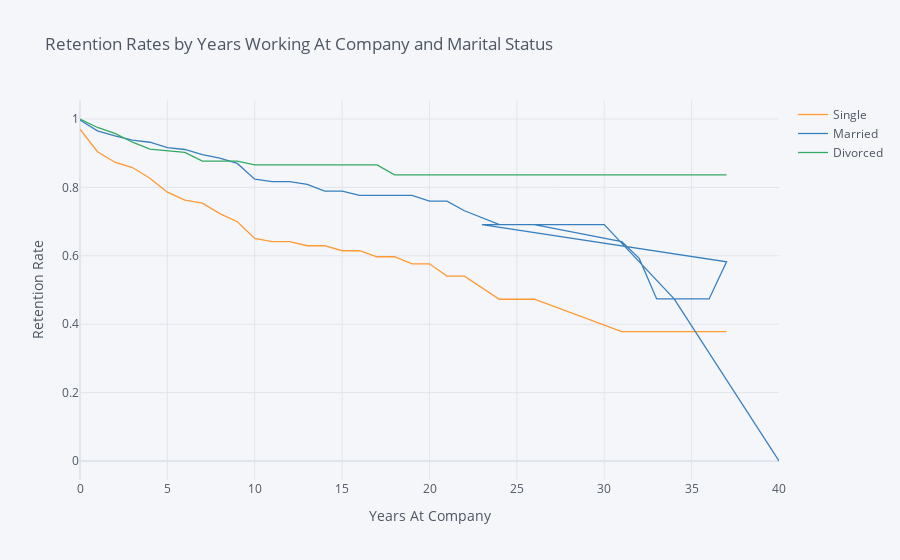

The code cell stored with this chart in its notebook:
### Markdown cell above
## 4. Let's switch to looking at retention rates from another demographic perspective: marital status. Generate and plot survival curves for the different marital statuses by number of years at the company.

### Code cell
rates = survival(data, 'MaritalStatus', 'YearsAtCompany', 'Attrition')

rates.iplot(kind='line', xTitle='Years At Company', yTitle='Retention Rate',
            title='Retention Rates by Years Working At Company and Marital Status')

### Figure 1 — Plotly figure (JSON) as saved in the notebook; plotly's stock layout.template omitted (floating-point values rounded to 4 significant figures)
{"data": [{"line": {"color": "rgba(255, 153, 51, 1.0)", "dash": "solid", "shape": "linear", "width": 1.3}, "mode": "lines", "name": "Single", "text": "", "type": "scatter", "x": [0, 1, 2, 3, 4, 5, 6, 7, 8, 9, 10, 11, 12, 13, 14, 15, 16, 17, 18, 19, 20, 21, 22, 24, 26, 31, 32, 33, 36, 37, 23, 25, 27, 29, 30, 34, 40], "y": [0.9702, 0.9044, 0.8736, 0.8581, 0.8268, 0.7861, 0.7628, 0.754, 0.7234, 0.6997, 0.6507, 0.6413, 0.6413, 0.6294, 0.6294, 0.6148, 0.6148, 0.5972, 0.5972, 0.5766, 0.5766, 0.5406, 0.5406, 0.473, 0.473, 0.3784, 0.3784, 0.3784, 0.3784, 0.3784, "", "", "", "", "", "", ""]}, {"line": {"color": "rgba(55, 128, 191, 1.0)", "dash": "solid", "shape": "linear", "width": 1.3}, "mode": "lines", "name": "Married", "text": "", "type": "scatter", "x": [0, 1, 2, 3, 4, 5, 6, 7, 8, 9, 10, 11, 12, 13, 14, 15, 16, 17, 18, 19, 20, 21, 22, 24, 26, 31, 32, 33, 36, 37, 23, 25, 27, 29, 30, 34, 40], "y": [0.997, 0.9654, 0.9506, 0.9381, 0.932, 0.9164, 0.9109, 0.8958, 0.8858, 0.8702, 0.8239, 0.817, 0.817, 0.8086, 0.7894, 0.7894, 0.7768, 0.7768, 0.7768, 0.7768, 0.7599, 0.7599, 0.7318, 0.6911, 0.6911, 0.6418, 0.5924, 0.4739, 0.4739, 0.5825, 0.6911, 0.6911, 0.6911, 0.6911, 0.6911, 0.4739, 0]}, {"line": {"color": "rgba(50, 171, 96, 1.0)", "dash": "solid", "shape": "linear", "width": 1.3}, "mode": "lines", "name": "Divorced", "text": "", "type": "scatter", "x": [0, 1, 2, 3, 4, 5, 6, 7, 8, 9, 10, 11, 12, 13, 14, 15, 16, 17, 18, 19, 20, 21, 22, 24, 26, 31, 32, 33, 36, 37, 23, 25, 27, 29, 30, 34, 40], "y": [1, 0.9752, 0.9581, 0.9321, 0.9122, 0.9078, 0.9021, 0.8769, 0.8769, 0.8769, 0.8657, 0.8657, 0.8657, 0.8657, 0.8657, 0.8657, 0.8657, 0.8657, 0.8368, 0.8368, 0.8368, 0.8368, 0.8368, 0.8368, 0.8368, 0.8368, 0.8368, 0.8368, 0.8368, 0.8368, 0.8368, 0.8368, 0.8368, 0.8368, "", "", ""]}], "layout": {"autosize": true, "legend": {"bgcolor": "#F5F6F9", "font": {"color": "#4D5663"}}, "paper_bgcolor": "#F5F6F9", "plot_bgcolor": "#F5F6F9", "title": {"font": {"color": "#4D5663"}, "text": "Retention Rates by Years Working At Company and Marital Status"}, "xaxis": {"autorange": true, "gridcolor": "#E1E5ED", "range": [0, 40], "showgrid": true, "tickfont": {"color": "#4D5663"}, "title": {"font": {"color": "#4D5663"}, "text": "Years At Company"}, "type": "linear", "zerolinecolor": "#E1E5ED"}, "yaxis": {"autorange": true, "gridcolor": "#E1E5ED", "range": [-0.05556, 1.056], "showgrid": true, "tickfont": {"color": "#4D5663"}, "title": {"font": {"color": "#4D5663"}, "text": "Retention Rate"}, "type": "linear", "zerolinecolor": "#E1E5ED"}}}
